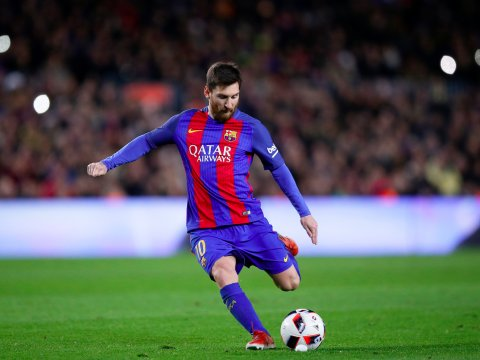
#> input picture 1)Resim Birleştirme/messi.jpg, 480 x 360 px
$ python ResimBirlestirme.py
#> lines starting #> are read from the running program, lines starting #| are printed output that depends on the picture; after the words box and inside, x2 and y2 are one past the last pixel; in counts of white or black regions, pixels touching at a corner belong together; pictures that were not available may be replaced by others from this repository, and a replacement may not be noted
import cv2
import numpy as np
img1 = cv2.imread('messi.jpg')
#> img1 is the input picture: shape (360, 480, 3); mean B, G, R 80, 85.6, 80.5
img2 = cv2.imread('logo.jpg')
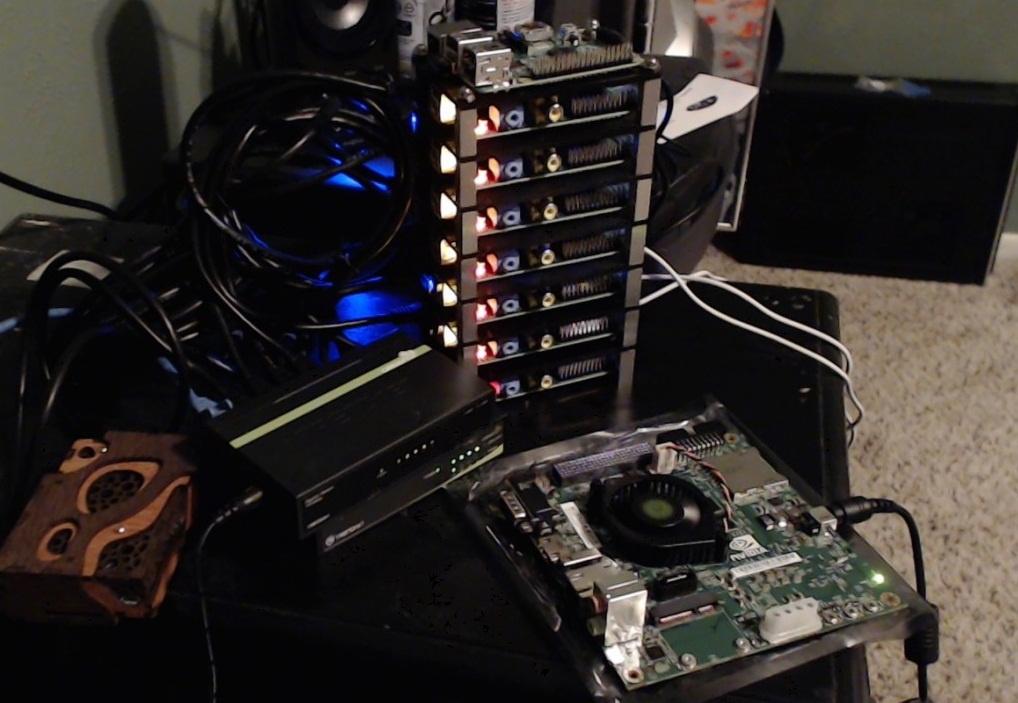
#> input picture 5)Resim ile Fotoğrafta Nesne Tespiti/ana_resim.jpg, 1018 x 703 px, given in place of logo.jpg, which was not available
#> img2 is the input picture: shape (703, 1018, 3); mean B, G, R 40.7, 43.2, 48.1

#Logo'nun satır ve sütun değerlerine göre img1'in sol üst resim parçasını alıyoruz.
satir,sutun,kenar = img2.shape
#> satir = 703; sutun = 1018; kenar = 3
roi = img1[0:satir,0:sutun]
#cv2.imshow('roi',roi)

#Logo'yu gri hale getiriyoruz.
img2gray = cv2.cvtColor(img2,cv2.COLOR_BGR2GRAY)
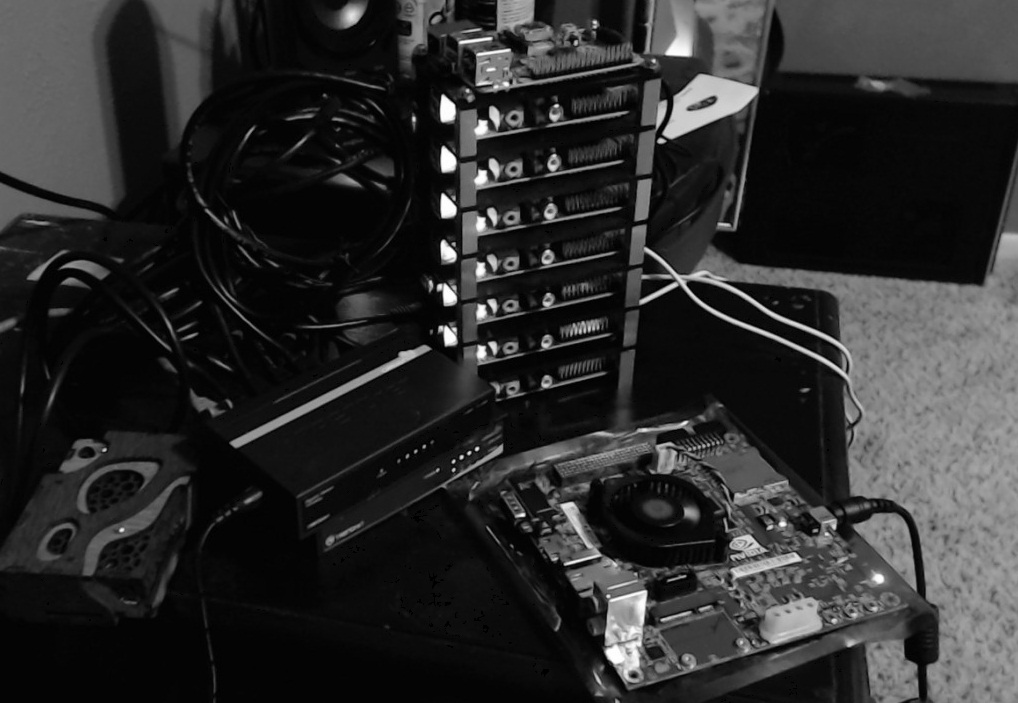
#> img2gray: shape (703, 1018); min 0, max 255, mean 44.4
#cv2.imshow('img2gray',img2gray)

# Logo'daki siyah kısımlar haricindeki kısımları beyaza çeviriyoruz.
ret, mask = cv2.threshold(img2gray,10,255,cv2.THRESH_BINARY)
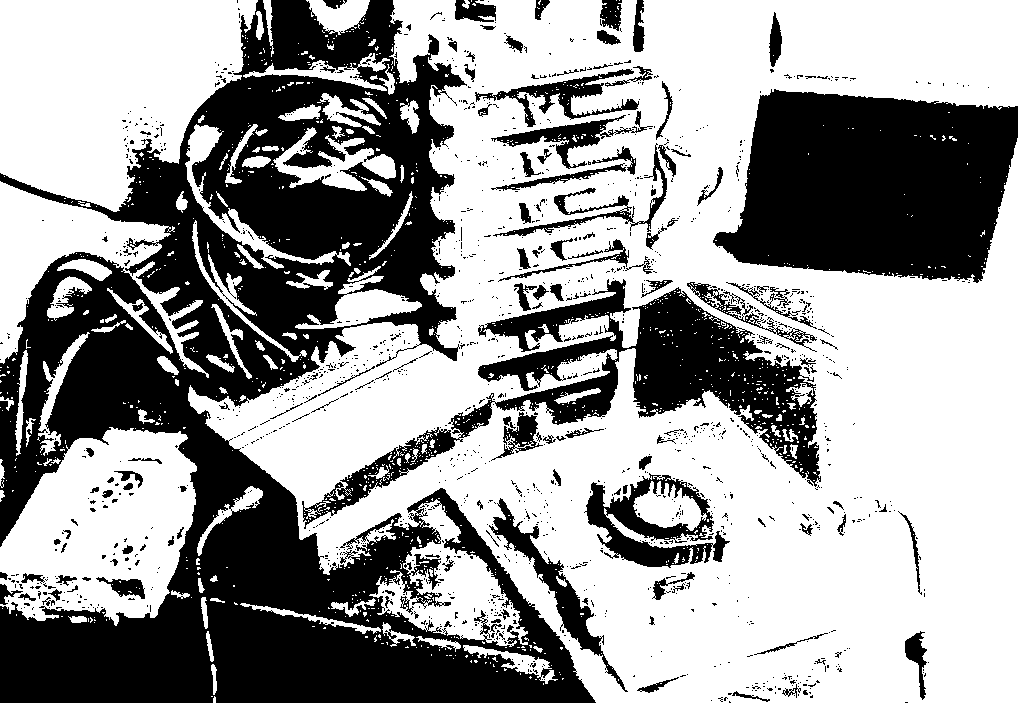
#> mask: shape (703, 1018); 61% white; 1410 black regions (1272 under 20 px), largest, box (x1, y1, x2, y2) and area: (0, 0, 596, 703) 171097, (713, 89, 1018, 283) 45049, (302, 279, 821, 529) 28319
#cv2.imshow('mask',mask)

# Gürültüyü silebilmek için görüntüye blurlaştırma uyguluyoruz.
kernel = np.ones((3,2),np.uint8)
# erosion gürültüyü silmektedir.
mask_erosion = cv2.erode(mask,kernel,iterations=1)
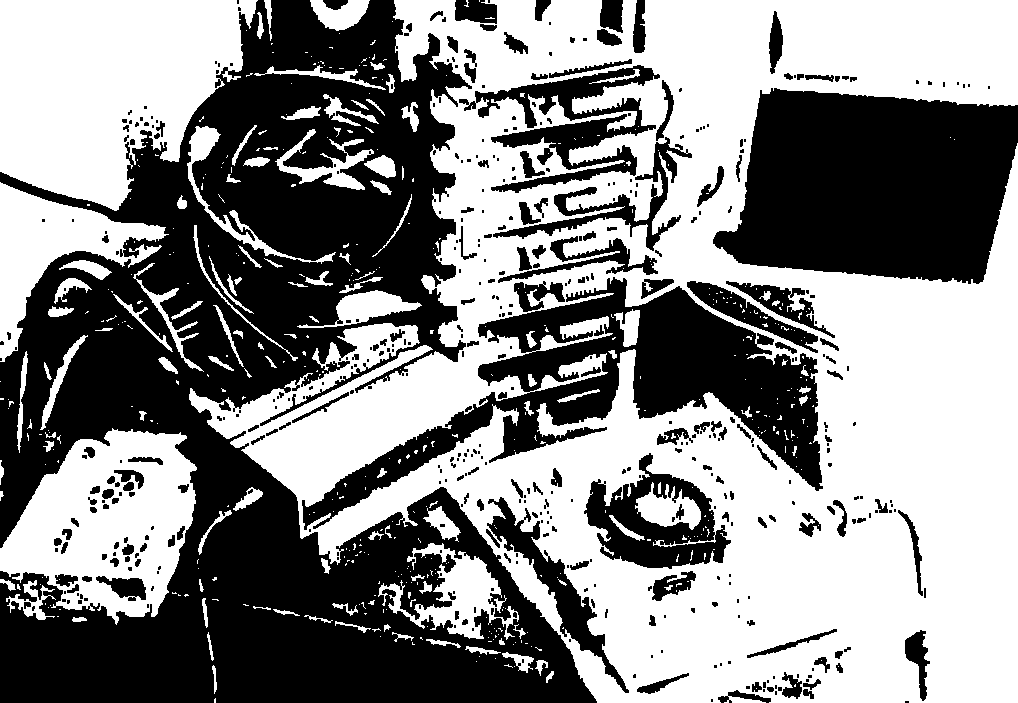
#> mask_erosion: shape (703, 1018); 53.9% white; 464 black regions (288 under 20 px), largest, box (x1, y1, x2, y2) and area: (0, 0, 597, 703) 195685, (713, 88, 1018, 284) 46194, (302, 277, 823, 530) 37043
#cv2.imshow('mask',erosion)

#Logo'nun arka planı siyah durumda. Biz arka planın roi ile kaplı olmasını istediğimiz için ters maskeleme işlemi uyguluyoruz.
mask_ters = cv2.bitwise_not(mask_erosion)
#cv2.imshow('mask_ters',mask_ters)

# Arka planı düzenlemek için mask_ters ile messi'nin bulunduğu arka planı birleştiriyoruz.
#> (the run stopped early here; a loop or call above may not have finished)
